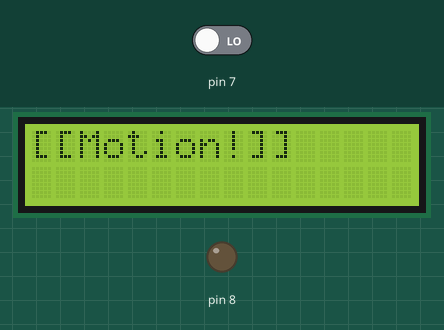
The sketch below on a simulated Arduino Uno, built with avr-gcc and run on an emulated ATmega328P. Shown: 16×2 character LCD, output pins drawn as LEDs (lit = HIGH). Inputs (shaded band) come from the test bench; at power-on: pin 7 LOW.

Above: at 1.2 s.
1.3 s: pin 7 driven HIGH
At 2.4 s:
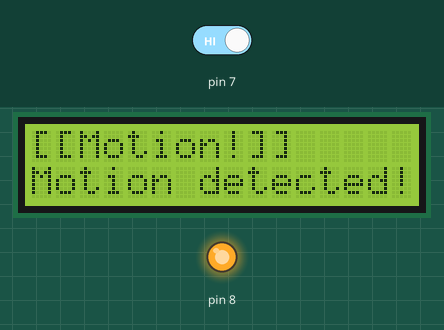
2.8 s: pin 7 driven LOW
At 3.6 s:
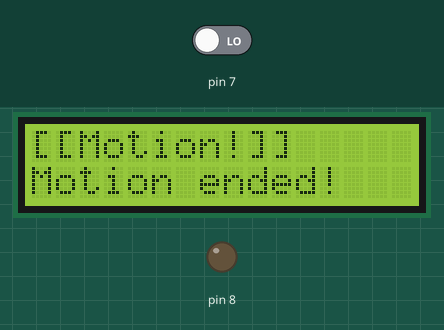
Timing chart, 0 to 5.8 s (numbered marks = the images above; inputs shaded):
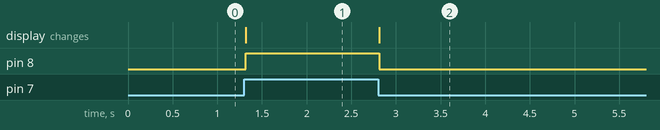

The sketch:

pir02.ino
```cpp
// 현관문

# include <Minicom.h>
# include <Led.h>
# include <Servo.h>
# include "Pir.h"

MiniCom com;
Led led(8);
Pir pir(7);
Servo door;

void detect_on() {
  com.print(1, "Motion detected!");
  led.on();
  door.write(90);
}

void detect_off() {
  com.print(1, "Motion ended!");
  led.off();
  door.write(0);
}

void setup() {
  // put your setup code here, to run once:
  com.init();
  com.print(0, "[[Motion!]]");
  pir.setCallback(detect_on, detect_off);
}

void loop() {
  // put your main code here, to run repeatedly:
  com.run();
  pir.check();
}
```

Measured:
- after the input at 1.3 s, pin 8: LOW → HIGH at once; the display: changes at once (image 1)
- after the input at 2.8 s, pin 8: HIGH → LOW at once; the display: changes at once (image 2)
